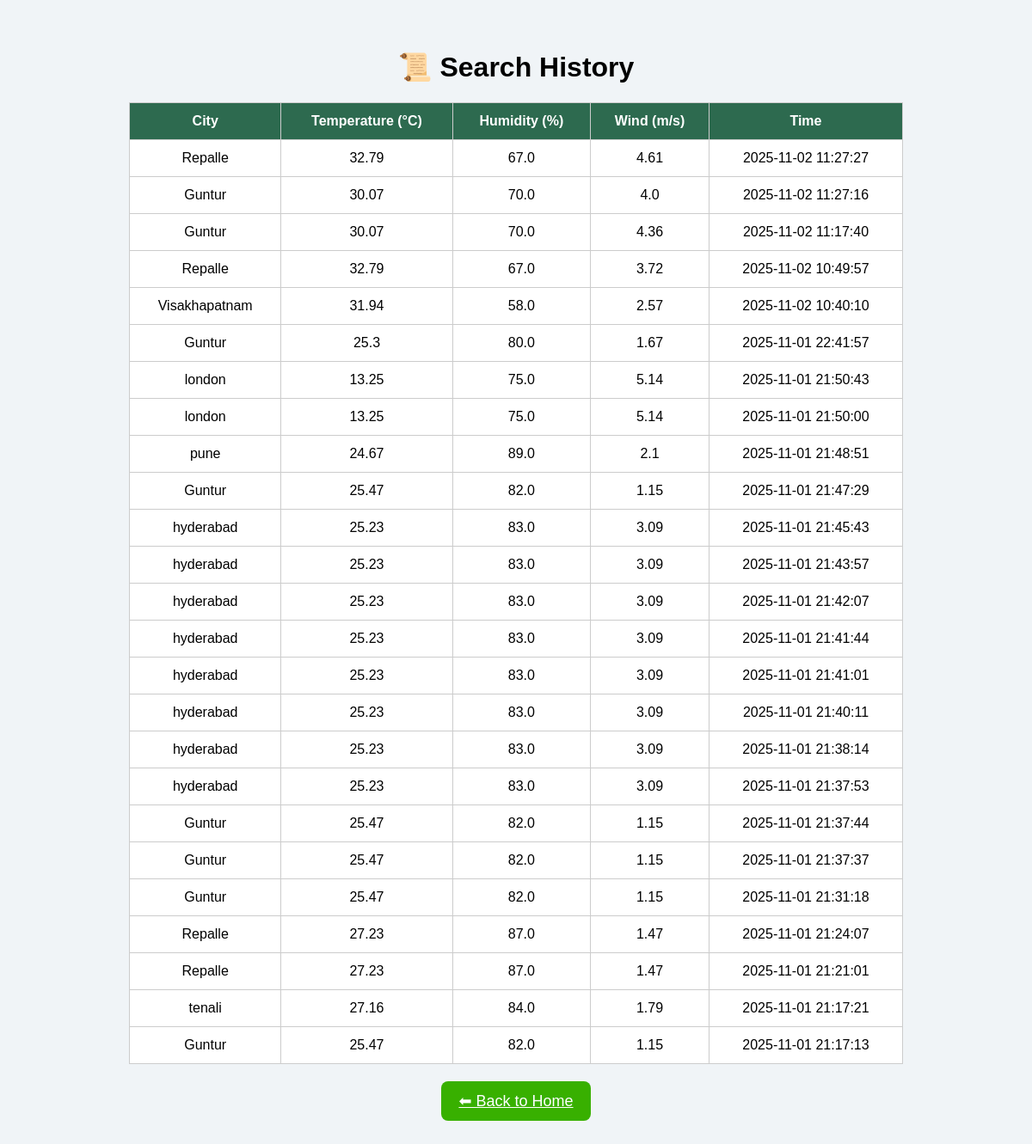
The app's page /history with its own data.
### tables this page shows
CREATE TABLE history (
                        id INTEGER PRIMARY KEY AUTOINCREMENT,
                        city TEXT,
                        temperature REAL,
                        humidity REAL,
                        wind REAL,
                        time TEXT);

### app.py (the view)
@app.route('/history')
def history():
    create_history_table()  # ensure table exists
    conn = sqlite3.connect('history.db')
    cursor = conn.cursor()
    cursor.execute("SELECT city, temperature, humidity, wind, time FROM history ORDER BY id DESC")
    records = cursor.fetchall()
    conn.close()
    return render_template('history.html', records=records)

### app.py (called while the page is built)
def create_history_table():
    conn = sqlite3.connect('history.db')
    cursor = conn.cursor()
    cursor.execute('''CREATE TABLE IF NOT EXISTS history (
                        id INTEGER PRIMARY KEY AUTOINCREMENT,
                        city TEXT,
                        temperature REAL,
                        humidity REAL,
                        wind REAL,
                        time TEXT)''')
    conn.commit()
    conn.close()

### templates/history.html (shortened to what this page needs)
<!DOCTYPE html>
<html lang="en">
<head>
</head>
<body>
<h1>📜 Search History</h1>
<table>
    <tr>
        <th>City</th>
        <th>Temperature (°C)</th>
        <th>Humidity (%)</th>
        <th>Wind (m/s)</th>
        <th>Time</th>
    </tr>
    {% for row in records %}
    <tr>
        <td>{{ row[0] }}</td>
        <td>{{ row[1] }}</td>
        <td>{{ row[2] }}</td>
        <td>{{ row[3] }}</td>
        <td>{{ row[4] }}</td>
    </tr>
    {% endfor %}
</table>
<a href="/" class="btn">⬅ Back to Home</a>
</body>
</html>

### templates/history.html (style rules this page uses)
body { font-family: Arial, sans-serif; text-align: center; background: #f0f4f7; padding: 30px; }
table { width: 80%; margin: auto; border-collapse: collapse; background: white; }
th, td { border: 1px solid #ccc; padding: 12px; }
th { background: #2d6a4f; color: white; }
.btn { background: #38b000; color: white; padding: 12px 20px; border: none; border-radius: 8px; cursor: pointer; font-size: 18px; margin-top: 20px; display: inline-block; }

### records on screen
history: city "Repalle", temperature "32.79", humidity "67.0", wind "4.61", time "2025-11-02 11:27:27"
history: city "Guntur", temperature "30.07", humidity "70.0", wind "4.0", time "2025-11-02 11:27:16"
history: city "Guntur", temperature "30.07", humidity "70.0", wind "4.36", time "2025-11-02 11:17:40"
history: city "Repalle", temperature "32.79", humidity "67.0", wind "3.72", time "2025-11-02 10:49:57"
history: city "Visakhapatnam", temperature "31.94", humidity "58.0", wind "2.57", time "2025-11-02 10:40:10"
history: city "Guntur", temperature "25.3", humidity "80.0", wind "1.67", time "2025-11-01 22:41:57"
history: city "london", temperature "13.25", humidity "75.0", wind "5.14", time "2025-11-01 21:50:43"
history: city "london", temperature "13.25", humidity "75.0", wind "5.14", time "2025-11-01 21:50:00"
history: city "pune", temperature "24.67", humidity "89.0", wind "2.1", time "2025-11-01 21:48:51"
history: city "Guntur", temperature "25.47", humidity "82.0", wind "1.15", time "2025-11-01 21:47:29"
history: city "hyderabad", temperature "25.23", humidity "83.0", wind "3.09", time "2025-11-01 21:45:43"
history: city "hyderabad", temperature "25.23", humidity "83.0", wind "3.09", time "2025-11-01 21:43:57"
history: city "hyderabad", temperature "25.23", humidity "83.0", wind "3.09", time "2025-11-01 21:42:07"
history: city "hyderabad", temperature "25.23", humidity "83.0", wind "3.09", time "2025-11-01 21:41:44"
history: city "hyderabad", temperature "25.23", humidity "83.0", wind "3.09", time "2025-11-01 21:41:01"
history: city "hyderabad", temperature "25.23", humidity "83.0", wind "3.09", time "2025-11-01 21:40:11"
history: city "hyderabad", temperature "25.23", humidity "83.0", wind "3.09", time "2025-11-01 21:38:14"
history: city "hyderabad", temperature "25.23", humidity "83.0", wind "3.09", time "2025-11-01 21:37:53"
history: city "Guntur", temperature "25.47", humidity "82.0", wind "1.15", time "2025-11-01 21:37:44"
history: city "Guntur", temperature "25.47", humidity "82.0", wind "1.15", time "2025-11-01 21:37:37"
history: city "Guntur", temperature "25.47", humidity "82.0", wind "1.15", time "2025-11-01 21:31:18"
history: city "Repalle", temperature "27.23", humidity "87.0", wind "1.47", time "2025-11-01 21:24:07"
history: city "Repalle", temperature "27.23", humidity "87.0", wind "1.47", time "2025-11-01 21:21:01"
history: city "tenali", temperature "27.16", humidity "84.0", wind "1.79", time "2025-11-01 21:17:21"
history: city "Guntur", temperature "25.47", humidity "82.0", wind "1.15", time "2025-11-01 21:17:13"
